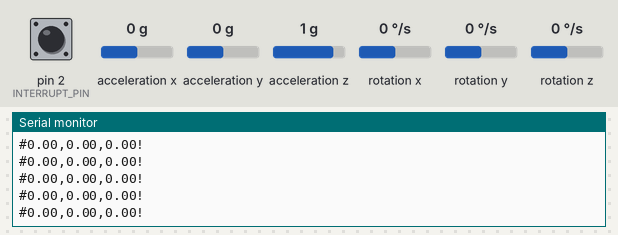
The sketch below on a simulated Arduino Uno, built with avr-gcc and run on an emulated ATmega328P. Shown: the last lines printed to the serial monitor. The test bench sets the inputs (shaded band); at power-on: acceleration x 0 g, acceleration y 0 g, acceleration z 1 g, rotation z 0 °/s, pin 2 (INTERRUPT_PIN) LOW, rotation x 0 °/s, rotation y 0 °/s. The sensor or clock chip raises its interrupt line as the real part does.

Above: at 1.7 s.
1.8 s: acceleration x set to -1.4 g
At 2.6 s:
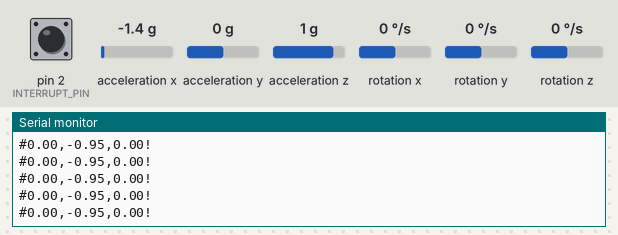
3.3 s: acceleration y set to -1.4 g
At 4.4 s:
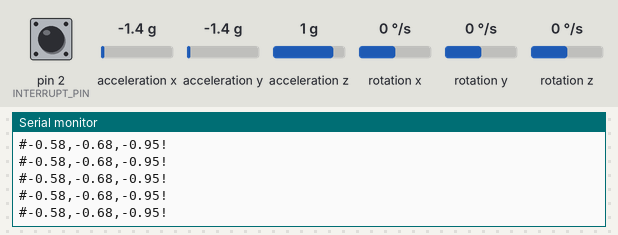
4.8 s: acceleration z set to -1.4 g
At 5.6 s:
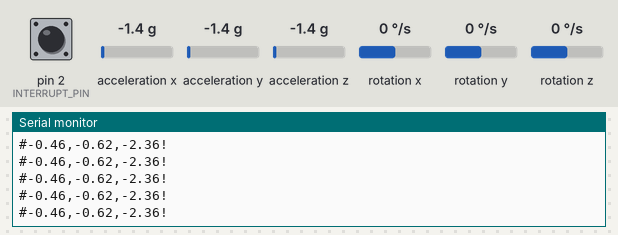
6.3 s: rotation z set to -192 °/s
At 6.9 s:
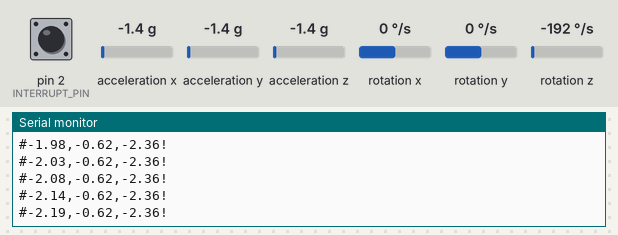
7.8 s: pin 2 (INTERRUPT_PIN) pulled HIGH for 0.15 s
9.4 s: pin 2 (INTERRUPT_PIN) pulled HIGH for 1 s
Timing chart, 0 to 12.4 s (numbered marks = the images above; inputs shaded):
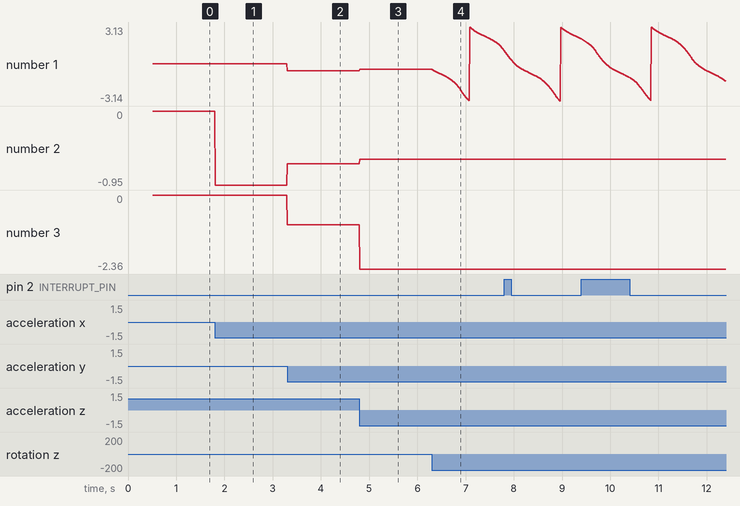

The sketch:

MPU_6050_for_Qt.ino
```cpp
#include "I2Cdev.h"

#include "MPU6050_6Axis_MotionApps20.h"

MPU6050 mpu;


// uncomment "OUTPUT_READABLE_QUATERNION" if you want to see the actual
// quaternion components in a [w, x, y, z] format (not best for parsing
// on a remote host such as Processing or something though)
//#define OUTPUT_READABLE_QUATERNION

// uncomment "OUTPUT_READABLE_EULER" if you want to see Euler angles
// (in degrees) calculated from the quaternions coming from the FIFO.
// Note that Euler angles suffer from gimbal lock (for more info, see
// http://en.wikipedia.org/wiki/Gimbal_lock)
//#define OUTPUT_READABLE_EULER

// uncomment "OUTPUT_READABLE_YAWPITCHROLL" if you want to see the yaw/
// pitch/roll angles (in degrees) calculated from the quaternions coming
// from the FIFO. Note this also requires gravity vector calculations.
// Also note that yaw/pitch/roll angles suffer from gimbal lock (for
// more info, see: http://en.wikipedia.org/wiki/Gimbal_lock)
#define OUTPUT_READABLE_YAWPITCHROLL


#define INTERRUPT_PIN 2  // use pin 2 on Arduino Uno & most boards


// MPU control/status vars
bool dmpReady = false;  // set true if DMP init was successful
uint8_t mpuIntStatus;   // holds actual interrupt status byte from MPU
uint8_t devStatus;      // return status after each device operation (0 = success, !0 = error)
uint16_t packetSize;    // expected DMP packet size (default is 42 bytes)
uint16_t fifoCount;     // count of all bytes currently in FIFO
uint8_t fifoBuffer[64]; // FIFO storage buffer

// orientation/motion vars
Quaternion q;           // [w, x, y, z]         quaternion container
//VectorInt16 aa;         // [x, y, z]            accel sensor measurements
//VectorInt16 aaReal;     // [x, y, z]            gravity-free accel sensor measurements
//VectorInt16 aaWorld;    // [x, y, z]            world-frame accel sensor measurements
VectorFloat gravity;    // [x, y, z]            gravity vector
float euler[3];         // [psi, theta, phi]    Euler angle container
float ypr[3];           // [yaw, pitch, roll]   yaw/pitch/roll container and gravity vector


// ================================================================
// ===               INTERRUPT DETECTION ROUTINE                ===
// ================================================================

volatile bool mpuInterrupt = false;     // indicates whether MPU interrupt pin has gone high
void dmpDataReady() {
    mpuInterrupt = true;
}


// ================================================================
// ===                      INITIAL SETUP                       ===
// ================================================================

void setup() {


    Serial.begin(115200);


    // initialize device
    Serial.println(F("Initializing I2C devices..."));
    mpu.initialize();
    pinMode(INTERRUPT_PIN, INPUT);

    // verify connection
    Serial.println(F("Testing device connections..."));
    Serial.println(mpu.testConnection() ? F("MPU6050 connection successful") : F("MPU6050 connection failed"));

    // load and configure the DMP
    Serial.println(F("Initializing DMP..."));
    devStatus = mpu.dmpInitialize();

    // supply your own gyro offsets here, scaled for min sensitivity
    mpu.setXGyroOffset(220);
    mpu.setYGyroOffset(76);
    mpu.setZGyroOffset(-85);
    mpu.setZAccelOffset(1788); // 1688 factory default for my test chip

    // make sure it worked (returns 0 if so)
    if (devStatus == 0) {
        // turn on the DMP, now that it's ready
        Serial.println(F("Enabling DMP..."));
        mpu.setDMPEnabled(true);

        // enable Arduino interrupt detection
        Serial.print(F("Enabling interrupt detection (Arduino external interrupt "));
        Serial.print(digitalPinToInterrupt(INTERRUPT_PIN));
        Serial.println(F(")..."));
        attachInterrupt(digitalPinToInterrupt(INTERRUPT_PIN), dmpDataReady, RISING);
        mpuIntStatus = mpu.getIntStatus();

        // set our DMP Ready flag so the main loop() function knows it's okay to use it
        Serial.println(F("DMP ready! Waiting for first interrupt..."));
        dmpReady = true;

        // get expected DMP packet size for later comparison
        packetSize = mpu.dmpGetFIFOPacketSize();
    } else {
        // ERROR!
        // 1 = initial memory load failed
        // 2 = DMP configuration updates failed
        // (if it's going to break, usually the code will be 1)
        Serial.print(F("DMP Initialization failed (code "));
        Serial.print(devStatus);
        Serial.println(F(")"));
    }
}


// ================================================================
// ===                    MAIN PROGRAM LOOP                     ===
// ================================================================

void loop() {
    // if programming failed, don't try to do anything
    if (!dmpReady) return;

    // wait for MPU interrupt or extra packet(s) available
    while (!mpuInterrupt && fifoCount < packetSize) {
        if (mpuInterrupt && fifoCount < packetSize) {
          // try to get out of the infinite loop
          fifoCount = mpu.getFIFOCount();
        }
        // other program behavior stuff here
        // .
        // .
        // .
        // if you are really paranoid you can frequently test in between other
        // stuff to see if mpuInterrupt is true, and if so, "break;" from the
        // while() loop to immediately process the MPU data
        // .
        // .
        // .
        String msg = "";
        msg += '#';
        msg += ypr[0];
        msg += ',';
        msg += ypr[1];
        msg += ',';
        msg += ypr[2];
        msg += '!';

        Serial.println(msg);
    }

    // reset interrupt flag and get INT_STATUS byte
    mpuInterrupt = false;
    mpuIntStatus = mpu.getIntStatus();

    // get current FIFO count
    fifoCount = mpu.getFIFOCount();

    // check for overflow (this should never happen unless our code is too inefficient)
    if ((mpuIntStatus & _BV(MPU6050_INTERRUPT_FIFO_OFLOW_BIT)) || fifoCount >= 1024) {
        // reset so we can continue cleanly
        mpu.resetFIFO();
        fifoCount = mpu.getFIFOCount();
        Serial.println(F("FIFO overflow!"));

    // otherwise, check for DMP data ready interrupt (this should happen frequently)
    } else if (mpuIntStatus & _BV(MPU6050_INTERRUPT_DMP_INT_BIT)) {
        // wait for correct available data length, should be a VERY short wait
        while (fifoCount < packetSize) fifoCount = mpu.getFIFOCount();

        // read a packet from FIFO
        mpu.getFIFOBytes(fifoBuffer, packetSize);

        // track FIFO count here in case there is > 1 packet available
        // (this lets us immediately read more without waiting for an interrupt)
        fifoCount -= packetSize;


        #ifdef OUTPUT_READABLE_QUATERNION
            // display quaternion values in easy matrix form: w x y z
            mpu.dmpGetQuaternion(&q, fifoBuffer);
            Serial.print("quat\t");
            Serial.print(q.w);
            Serial.print("\t");
            Serial.print(q.x);
            Serial.print("\t");
            Serial.print(q.y);
            Serial.print("\t");
            Serial.println(q.z);
        #endif

        #ifdef OUTPUT_READABLE_EULER
            // display Euler angles in degrees
            mpu.dmpGetQuaternion(&q, fifoBuffer);
            mpu.dmpGetEuler(euler, &q);
            Serial.print("euler\t");
            Serial.print(euler[0] * 180/M_PI);
            Serial.print("\t");
            Serial.print(euler[1] * 180/M_PI);
            Serial.print("\t");
            Serial.println(euler[2] * 180/M_PI);
        #endif

        #ifdef OUTPUT_READABLE_YAWPITCHROLL
            // display Euler angles in degrees
            mpu.dmpGetQuaternion(&q, fifoBuffer);
            mpu.dmpGetGravity(&gravity, &q);
            mpu.dmpGetYawPitchRoll(ypr, &q, &gravity);
            /*
            Serial.print("ypr\t");
            Serial.print(ypr[0] * 180/M_PI);
            Serial.print("\t");
            Serial.print(ypr[1] * 180/M_PI);
            Serial.print("\t");
            Serial.println(ypr[2] * 180/M_PI);
            */
        #endif

    }
}
```

Measured:
- after the input at 1.8 s, the serial monitor: prints a new line at once (image 1)
- after the input at 3.3 s, the serial monitor: prints a new line at once (image 2)
- after the input at 4.8 s, the serial monitor: prints a new line at once (image 3)
- after the input at 6.3 s, the serial monitor: prints a new line at once (image 4)
- plotted number 1: 0 → -0.58 after the input at 3.3 s, -0.58 → -0.46 after the input at 4.8 s, -0.46 → 1.18 after the input at 6.3 s
- plotted number 2: 0 → -0.95 after the input at 1.8 s, -0.95 → -0.68 after the input at 3.3 s, -0.68 → -0.62 after the input at 4.8 s
- plotted number 3: -0.95 → -2.36 after the input at 4.8 s
